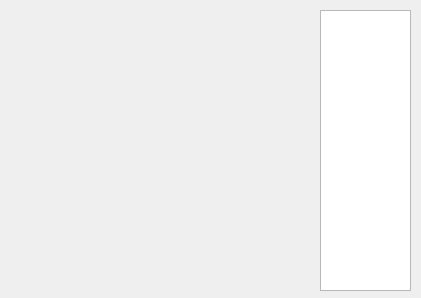
<?xml version="1.0" encoding="UTF-8"?>
<ui version="4.0">
 <class>info</class>
 <widget class="QDialog" name="info">
  <property name="geometry">
   <rect>
    <x>0</x>
    <y>0</y>
    <width>421</width>
    <height>298</height>
   </rect>
  </property>
  <property name="minimumSize">
   <size>
    <width>421</width>
    <height>298</height>
   </size>
  </property>
  <property name="maximumSize">
   <size>
    <width>421</width>
    <height>298</height>
   </size>
  </property>
  <property name="windowTitle">
   <string>Раскрой</string>
  </property>
  <widget class="DrawField" name="field" native="true">
   <property name="geometry">
    <rect>
     <x>10</x>
     <y>10</y>
     <width>301</width>
     <height>281</height>
    </rect>
   </property>
  </widget>
  <widget class="QPlainTextEdit" name="detailReport">
   <property name="geometry">
    <rect>
     <x>320</x>
     <y>10</y>
     <width>91</width>
     <height>281</height>
    </rect>
   </property>
   <property name="readOnly">
    <bool>true</bool>
   </property>
  </widget>
 </widget>
 <customwidgets>
  <customwidget>
   <class>DrawField</class>
   <extends>QWidget</extends>
   <header>drawfield.h</header>
   <container>1</container>
  </customwidget>
 </customwidgets>
 <resources/>
 <connections/>
</ui>
